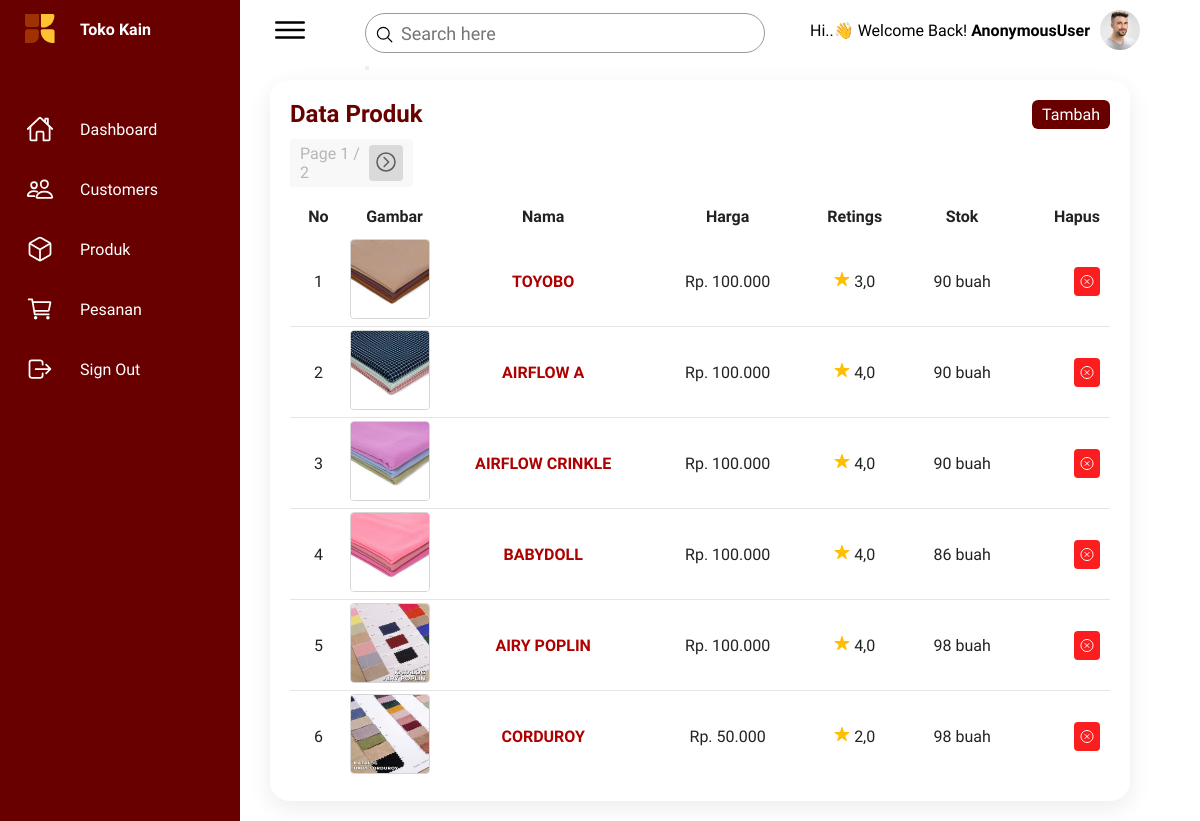
/produk-list/, run on an earlier commit of the app's database.
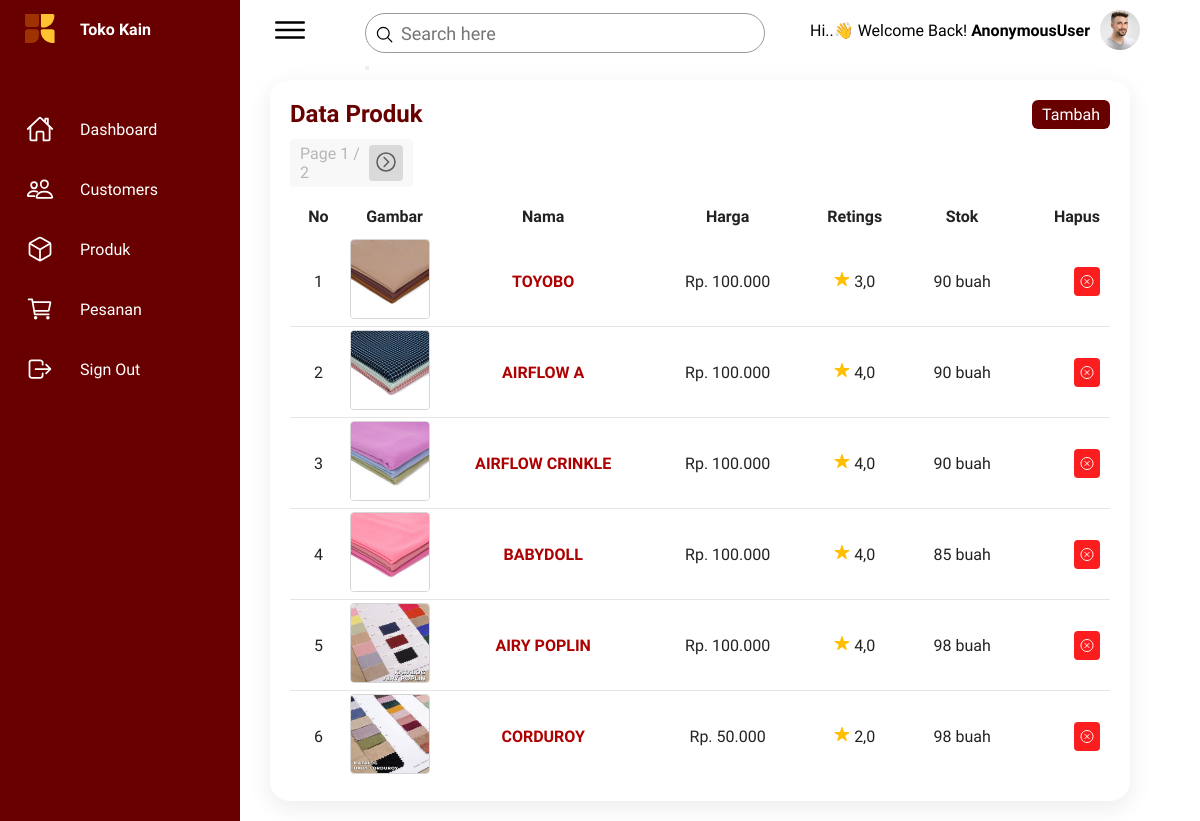
And on a later commit of the database.
### greenstore_app/models.py (models this page shows, shortened)
class Produk(models.Model):
    img_produk = models.ImageField(upload_to='produk')
    nama_produk = models.CharField(max_length=100)
    rettings = models.FloatField()
    harga = models.IntegerField()
    stok = models.IntegerField(default=0)

### greenstore_app/views.py (the view)
# urls.py: path('produk-list/', BarangListView.as_view(), name='barang'),
class BarangListView(ListView):
    model = Produk
    template_name = 'dsh_barang.html'
    context_object_name = 'produk_list'
    ordering = ['-id']
    paginate_by = 6
    def get_queryset(self):
        query = self.request.GET.get('q')
        if query:
            return Produk.objects.filter(nama_produk__icontains=query).order_by('-id')
        return Produk.objects.all().order_by('-id')
    def get_context_data(self, **kwargs):
        context = super().get_context_data(**kwargs)
        context['search_query'] = self.request.GET.get('q', '')
        return context

### templates/dsh_barang.html (shortened to what the changed rows need)
{% load static %}
<!DOCTYPE html>
<html lang="en">
<head>
    <link rel="stylesheet" href="{% static 'css/dashboard.css' %}">
</head>
<body>
    <div class="container">
        <div class="main">
            <div class="details">
                <div class="recentOrders">
                    <div class="cardHeader">
                        <h2>Data Produk</h2>
                    </div>
                    <table>
                        <thead>
                            <tr style="text-align: center;">
                                <td>No</td>
                                <td>Gambar</td>
                                <td>Nama</td>
                                <td>Harga</td>
                                <td>Retings</td>
                                <td>Stok</td>
                                <td>Hapus</td>
                            </tr>
                        </thead>
                        <tbody>
                            {% for produk in produk_list %}
                                <tr>
                                    <td style="text-align: center;">{{ forloop.counter }}</td>
                                    <td style="width: 80px; height: 80px; padding: 3px;">
                                        <img src="{{ produk.img_produk.url }}" alt="{{ produk.nama_produk }}" style="width: 80px; height: 80px; border: 1px solid rgb(214, 214, 214); border-radius: 4px;">
                                    </td>
                                    <td >
                                        <a href="#" class="edit-produk-btn" data-produk-id="{{ produk.id }}">
                                            {{ produk.nama_produk }}
                                        </a>
                                    </td>
                                    <td style="text-align: center;" id="formatted-harga">Rp. {{ produk.harga }}</td>
                                    <td style="text-align: center;">
                                        <ion-icon name="star" style="color:rgb(255, 191, 0);"></ion-icon> {{ produk.rettings }}
                                    </td>
                                    <td style="text-align: center;">{{ produk.stok }} buah</td>
                                    <td>
                                        <a href="#" class="delete-user-btn" data-user-id="{{ produk.id }}" style="background-color: rgb(252, 30, 30); padding:5px; border-radius: 4px; color: white;">
                                            <ion-icon name="close-circle-outline" style="transform: translateY(2.5px);"></ion-icon>
                                        </a>
                                    </td>
                                </tr>
                            {% endfor %}
                        </tbody>
                    </table>
                </div>
            </div>
        </div>
    </div>
</body>
</html>

What changed in the data, as far as the page shows it:
changed Produk "BABYDOLL": stok "86" → "85"
